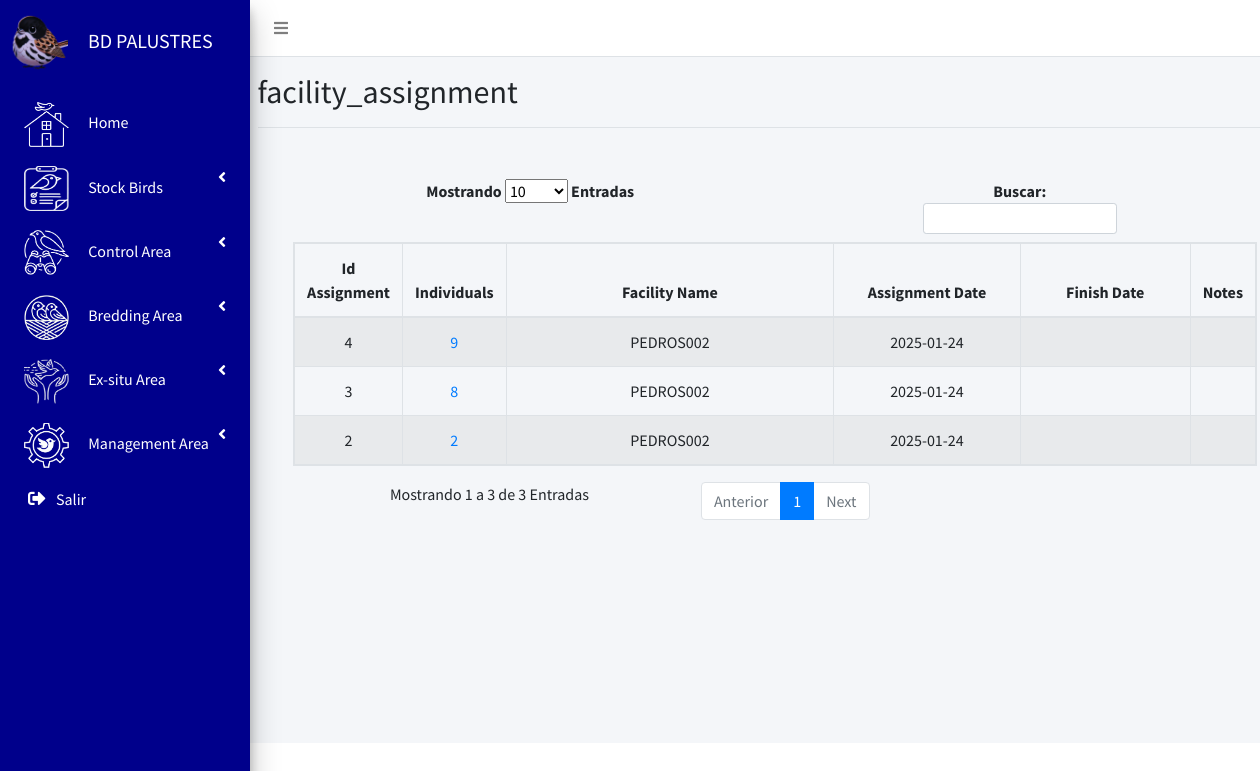
The app's page /admin/stock_birds/facility_assignment.php?id=2 (signed in) with its own data.
### tables this page shows
CREATE TABLE `facility_assignment` (
  `id_assignment` int(255) NOT NULL,
  `id_individual_assi` int(255) NOT NULL,
  `id_facility_name` varchar(255) NOT NULL,
  `assignment_date` date NOT NULL,
  `finish_date` date DEFAULT NULL,
  `notes` text NOT NULL
);

CREATE TABLE `facilities` (
  `id_facility` int(255) NOT NULL,
  `name_facility` varchar(255) NOT NULL,
  `type_facility` varchar(255) NOT NULL,
  `location` varchar(255) NOT NULL,
  `notes` text NOT NULL
);

### admin/stock_birds/facility_assignment.php (the view, shortened to what this page needs)
<?php include_once "../../conf/Config.php";
include_once BASE_URL . "/paginas/cabecera_segundo_nivel.php";
$id = $_GET["id"];
 ?>
    <main role="main" class="content-wrapper">
      <div class="d-flex justify-content-between flex-wrap flex-md-nowrap align-items-center pt-3 pb-2 mb-3 border-bottom">
        <h1 class="h2">facility_assignment</h1>
      </div>
<?php
$sentencia = $base_de_datos->query("SELECT * FROM facility_assignment WHERE id_facility_name = '".$id."' AND (finish_date IS NULL OR finish_date = '');");
$usuario = $sentencia->fetchAll(PDO::FETCH_OBJ);
?>
    <div class="content-header">
      <div class="container-fluid">
            <div class="card-body">
              <center><table id="example1" class="table table-bordered table-striped table-responsive">
                <thead>
                <tr>
                   <th><center>Id Assignment</center></th>
                   <th><center>Individuals</center></th>
                   <th><center>Facility Name</center></th>
                   <th><center>Assignment Date</center></th>
                   <th><center>Finish Date</center></th>
                   <th><center>Notes</center></th>
                 </tr>
                </thead>
                <tbody>
                <?php foreach($usuario as $individuals){ ?>
        <tr>
          <td><center><?php echo $individuals->id_assignment; ?></center></td>
          <td><center><a href="<?php echo "stock_birds/select_all.php?id=" .$individuals->id_individual_assi; ?>"> <?php echo $individuals->id_individual_assi ?></a></center></td>
          <td width="50%"><center><?php
              $sentencia_1 = $base_de_datos->query("SELECT * FROM facilities WHERE id_facility  = '".$individuals->id_facility_name."';");
              $origin_1 = $sentencia_1->fetch(PDO::FETCH_OBJ);
              echo $origin_1->name_facility; ?></center></td>
          <td width="25%"><center><?php echo $individuals->assignment_date?></center></td>
          <td width="25%"><center><?php echo $individuals->finish_date ?></center></td>
          <td><center><?php echo $individuals->notes ?></center></td>
        </tr>
        <?php } ?>
                </tbody>
            </table></center>
            </div>
          </div>
        </div>
      </div>
<?php  include_once BASE_URL . "/paginas/pie_2.php";   ?>

### paginas/cabecera_segundo_nivel.php (style rules this page uses)
.content-wrapper { transition: margin-left 0.3s ease-in-out, width 0.3s ease-in-out; margin-left: 10px; width: calc(95%); }

### records on screen
facility_assignment: id_assignment "2", id_individual_assi "2", facilities.name_facility "PEDROS002", assignment_date "2025-01-24"
facility_assignment: id_assignment "3", id_individual_assi "8", facilities.name_facility "PEDROS002", assignment_date "2025-01-24"
facility_assignment: id_assignment "4", id_individual_assi "9", facilities.name_facility "PEDROS002", assignment_date "2025-01-24"
